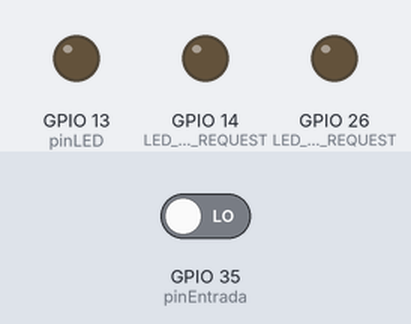
Bench run of a sketch on a simulated ESP32. On the bench: output pins drawn as LEDs (lit = HIGH). Inputs (shaded band) come from the test bench; at power-on: GPIO 35 (pinEntrada) LOW. WiFi joins after 1.5 s; servers stay silent unless stated; uploads are accepted with an empty reply; what the sketch prints to the serial monitor is not drawn.

Above: at 32.2 s.
At 62.4 s:
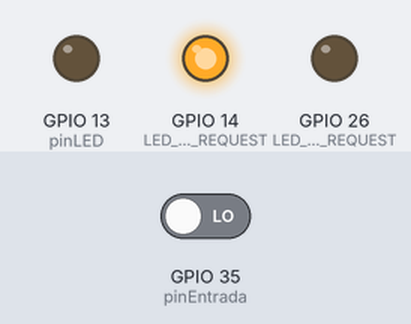
Timing chart, 0 to 81.0 s (numbered marks = the images above):
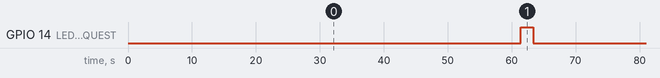

Measured:
- by itself, GPIO 14 (LED_SUCCESS_REQUEST): alternates HIGH for 2.0 s and LOW for 58.0 s

The sketch:

maestro.ino
```cpp
#include <WiFi.h>
#include <HTTPClient.h>
#include <ArduinoJson.h>

volatile int LED_FAILED_REQUEST = 26;   // D26
volatile int LED_SUCCESS_REQUEST = 14;  // D14

const char* slaveEndpoint = "http://192.168.0.100/data";
const char* serverEndpoint = "https://api-pis5to.fly.dev/weatherdatas";
// const char* ssid = "Viviana";
// const char* password = "mayonesa12345";
// const char* ssid = "Internet_UNL";
// const char* password = "UNL1859WiFi";
const char* ssid = "MazaAlvarado";
const char* password = "Lz0H42*1";

unsigned long previousMillis = 0;
const long interval = 60000;  // Intervalo de tiempo a realizar petición (1 minuto)
// const long interval = 15000;  // Intervalo de tiempo a realizar petición (1 minuto)

WiFiClient client;

//Variables para la medición del sensor de viento
unsigned long tiempoInicioViento = 0;
const unsigned long duracionMedicionViento = 1000000;  // 1 segundo en microsegundos

//Sensor de viento
int vueltas = 0;
bool helicePasando = false;
const float distanciaHelicesCM = 25.0;
const float diametroRodamiento = 100.0;
const int pinEntrada = 35; // Pin para recibir datos
const int pinLED = 13;  // Pin para el LED

float getVelocidadViento(){
  float velocidadViento = 0;
   // Verificar si ha pasado 1 segundo desde la última llamada
  if (esp_timer_get_time() - tiempoInicioViento >= duracionMedicionViento) {
    tiempoInicioViento = esp_timer_get_time();  // Reiniciar el tiempo de inicio

    // Código para medir la velocidad del viento durante 1 segundo
    vueltas = 0;
    while (esp_timer_get_time() - tiempoInicioViento < duracionMedicionViento) {
      // if (digitalRead(pinEntrada) == HIGH) {
      if (digitalRead(pinEntrada) == HIGH & !helicePasando) {
        vueltas++;
        helicePasando = true;
      }
      if(digitalRead(pinEntrada) == LOW){
        helicePasando = false;
      }
    }
    velocidadViento = ((distanciaHelicesCM * vueltas) / diametroRodamiento) / (duracionMedicionViento / 1000000);
    // Imprimir resultados después de 1 segundo
    Serial.print("Velocidad Viento: ");
    Serial.print(velocidadViento);
    Serial.println("m/s");
    Serial.println();
  }
  return velocidadViento;
}

void setup() {
  pinMode(pinEntrada, INPUT);
  pinMode(pinLED, OUTPUT);

  Serial.begin(115200);
  delay(1000);
  WiFi.begin(ssid, password);

  // Mensajes informativos mientras se establece conexión wifi
  Serial.print("Conectando a Wifi.");
  while (WiFi.status() != WL_CONNECTED) {
    delay(1000);
    Serial.print(".");
  }

  Serial.println();
  Serial.println("Conectado a Wifi");
  Serial.println();
  Serial.print("IP: ");
  Serial.println(WiFi.localIP());
  Serial.print("Dirección MAC: ");
  Serial.println(WiFi.macAddress());
  Serial.println();

  // Configuración sensores y pulsadores o leds
  pinMode(LED_FAILED_REQUEST, OUTPUT);   // Led petición fallida
  pinMode(LED_SUCCESS_REQUEST, OUTPUT);  // Led petición exitosa

  digitalWrite(LED_FAILED_REQUEST, LOW);
  digitalWrite(LED_SUCCESS_REQUEST, LOW);
}

void loop() {
  unsigned long currentMillis = millis();
  digitalWrite(LED_FAILED_REQUEST, LOW);
  digitalWrite(LED_SUCCESS_REQUEST, LOW);

  // Comprobar si ha pasado el intervalo de tiempo
  if (currentMillis - previousMillis >= interval) {
    previousMillis = currentMillis;

    sendData();
    // Un delay para que se mantenga encendido cierto tiempo el led
    delay(2000);
  }
}

// Función a ejecutar cada cierto intervalo
void sendData() {
  float windSpeed = getVelocidadViento();
  float temperature, humidity, pressure;
  getTemperatureAndHumidity(temperature, humidity, pressure);

  // Crear JSON
  StaticJsonDocument<200> doc;
  doc["temperature"] = temperature;
  doc["humidity"] = humidity;
  doc["barometricPressure"] = pressure;
  doc["windSpeed"] = windSpeed;

  // Serializar JSON a string
  String jsonStr;
  serializeJson(doc, jsonStr);

  // Envio JSON al servidor
  HTTPClient http;
  http.begin(serverEndpoint);
  // Configuro cabezeras de solicitud
  http.addHeader("Content-Type", "application/json");

  int httpResponseCode = http.POST(jsonStr);

  Serial.println(httpResponseCode);
  Serial.println(jsonStr);

  if (httpResponseCode > 0) {
    Serial.print("HTTP Response code: ");
    Serial.println(httpResponseCode);

    digitalWrite(LED_SUCCESS_REQUEST, HIGH);
  } else {
    Serial.println("Error en la solicitud HTTP");
    digitalWrite(LED_FAILED_REQUEST, HIGH);
  }
  Serial.println("Respuesta servidor:");
  Serial.println(http.getString());
  Serial.println();
  Serial.println();
  Serial.println();

  http.end();
}

void getTemperatureAndHumidity(float& temperature, float& humidity, float& pressure) {
  HTTPClient http;
  http.begin(slaveEndpoint);

  int httpResponseCode = http.GET();

  if (httpResponseCode == HTTP_CODE_OK) {
    String payload = http.getString();
    JsonDocument doc;
    deserializeJson(doc, payload);

    temperature = doc["temperature"];
    humidity = doc["humidity"];
    pressure = doc["pressure"];
  } else {
    Serial.print("Error en la solicitud HTTP: ");
    Serial.println(httpResponseCode);

    temperature = -1; // Valor por defecto para temperatura
    humidity = -1; // Valor por defecto para humedad
    pressure = -1; //Valor por defecto para la presión
  }

  http.end();
}
```
